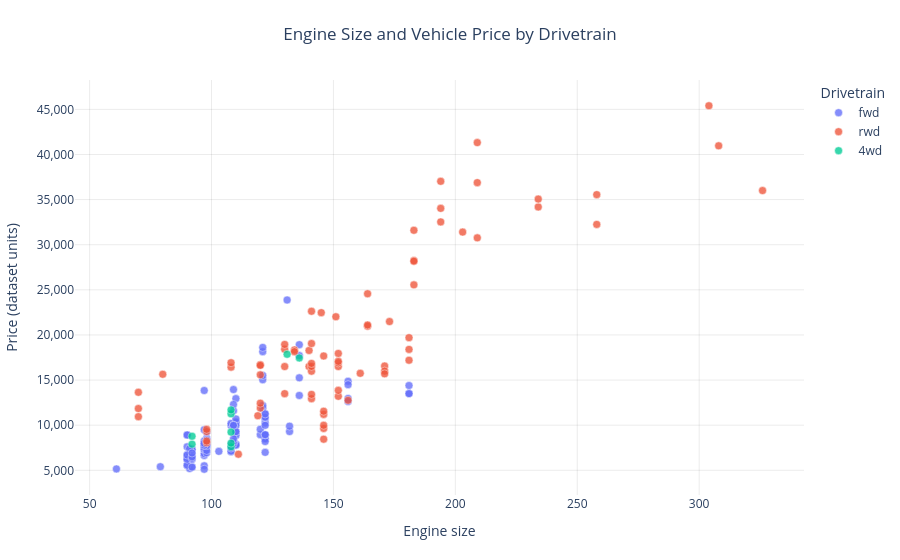

Notebook code cell kept with this figure:
### Markdown cell above
## Engine Size, Price and Drive-Wheel Type

The previous analysis identified a positive relationship between engine size and vehicle price. This plot extends the analysis by distinguishing vehicles according to drive-wheel type.

Colouring the points by drivetrain helps explore whether the relationship between engine size and price varies across vehicle groups. Differences between groups should be interpreted cautiously because other characteristics, such as horsepower, vehicle weight, and brand, may also contribute to price differences.

### Code cell
# Explore engine size and price by drivetrain with clear labels and subtle gridlines
fig = px.scatter(
    df, x="enginesize", y="price", color="drivewheel",
    hover_data=["car_model", "horsepower", "curbweight"],
    title="Engine Size and Vehicle Price by Drivetrain",
    labels={
        "enginesize": "Engine size", "price": "Price (dataset units)",
        "drivewheel": "Drivetrain", "car_model": "Car model",
        "horsepower": "Horsepower", "curbweight": "Curb weight"
    },
    category_orders={"drivewheel": ["fwd", "rwd", "4wd"]},
    opacity=0.78
)
fig.update_traces(marker={"size": 8, "line": {"width": 0.5, "color": "white"}})
fig.update_layout(
    template="plotly_white", title={"x": 0.5},
    xaxis_title="Engine size", yaxis_title="Price (dataset units)",
    yaxis_tickformat=",.0f", legend_title="Drivetrain",
    font={"size": 12}, margin={"l": 75, "r": 30, "t": 80, "b": 65}
)
fig.update_xaxes(showgrid=True, gridcolor="rgba(0,0,0,0.08)")
fig.update_yaxes(showgrid=True, gridcolor="rgba(0,0,0,0.08)")
fig.show()

### Figure 1 — Plotly figure (JSON) as saved in the notebook; plotly's stock layout.template omitted (floating-point values rounded to 4 significant figures; data arrays with more than 128 entries replaced by an {"elided": "..."} marker saying what was removed)
{"data": [{"customdata": {"elided": "120x3 mixed values"}, "hovertemplate": "Drivetrain=fwd<br>Engine size=%{x}<br>Price (dataset units)=%{y}<br>Car model=%{customdata[0]}<br>Horsepower=%{customdata[1]}<br>Curb weight=%{customdata[2]}<extra></extra>", "legendgroup": "fwd", "marker": {"color": "#636efa", "line": {"color": "white", "width": 0.5}, "opacity": 0.78, "size": 8, "symbol": "circle"}, "mode": "markers", "name": "fwd", "orientation": "v", "showlegend": true, "type": "scatter", "x": [109, 136, 136, 136, 131, 61, 90, 90, 90, 90, 98, 90, 90, 90, 98, 122, 156, 92, 92, 79, 92, 92, 92, 92, 110, 110, 110, 110, 110, 110, 90, 90, 91, 91, 91, 91, 91, 122, 122, 122, 122, 122, 122, 92, 92, 92, 98, 110, 122, 156, 156, 156, 122, 122, 110, 110, 97, 103, 97, 97, 97, 97, 97, 97, 97, 97, 120, 120, 181, 181, 181, 90, 98, 90, 90, 98, 122, 132, 132, 121, 121, 121, 121, 121, 121, 97, 108, 108, 108, 108, 108, 108, 92, 92, 92, 92, 98, 98, 110, 110, 98, 98, 98, 122, 110, 122, 122, 122, 97, 109, 97, 109, 109, 97, 109, 109, 109, 136, 97, 109], "xaxis": "x", "y": [13950, 15250, 17710, 18920, 23875, 5151, 6295, 6575, 5572, 6377, 7957, 6229, 6692, 7609, 8558, 8921, 12964, 6479, 6855, 5399, 6529, 7129, 7295, 7295, 7895, 9095, 8845, 10295, 12945, 10345, 8916.0, 8916.0, 5195, 6095, 6795, 6695, 7395, 8845, 8495, 10595, 10245, 10795, 11245, 5389, 6189, 6669, 7689, 9959, 8499, 12629, 14869, 14489, 6989, 8189, 9279, 9279, 5499, 7099, 6649, 6849, 7349, 7299, 7799, 7499, 7999, 8249, 8949, 9549, 13499, 14399, 13499, 5572, 7957, 6229, 6692, 7609, 8921, 9295, 9895, 11850, 12170, 15040, 15510, 18150, 18620, 5118, 7053, 7126, 7775, 9960, 7463, 10198, 5348, 6338, 6488, 6918, 6938, 7198, 7898, 7788, 7738, 8358, 9258, 8948, 10698, 9988, 10898, 11248, 7775, 7975, 7995, 8195, 8495, 9495, 9995, 11595, 9980, 13295, 13845, 12290], "yaxis": "y"}, {"customdata": {"elided": "76x3 mixed values"}, "hovertemplate": "Drivetrain=rwd<br>Engine size=%{x}<br>Price (dataset units)=%{y}<br>Car model=%{customdata[0]}<br>Horsepower=%{customdata[1]}<br>Curb weight=%{customdata[2]}<extra></extra>", "legendgroup": "rwd", "marker": {"color": "#EF553B", "line": {"color": "white", "width": 0.5}, "opacity": 0.78, "size": 8, "symbol": "circle"}, "mode": "markers", "name": "rwd", "orientation": "v", "showlegend": true, "type": "scatter", "x": [130, 130, 152, 108, 108, 164, 164, 164, 209, 209, 209, 111, 119, 258, 258, 326, 70, 70, 70, 80, 140, 134, 183, 183, 183, 183, 234, 234, 308, 304, 140, 181, 181, 181, 120, 152, 120, 152, 120, 152, 120, 152, 120, 152, 134, 156, 151, 194, 194, 194, 203, 98, 98, 98, 98, 146, 146, 146, 146, 146, 146, 171, 171, 171, 161, 141, 141, 141, 141, 130, 130, 141, 141, 173, 145, 141], "xaxis": "x", "y": [13495, 16500, 16500, 16430, 16925, 20970, 21105, 24565, 30760, 41315, 36880, 6785, 11048, 32250, 35550, 36000, 10945, 11845, 13645, 15645, 18280, 18344, 25552, 28248, 28176, 31600, 34184, 35056, 40960, 45400, 16503, 17199, 19699, 18399, 11900, 13200, 12440, 13860, 15580, 16900, 16695, 17075, 16630, 17950, 18150, 12764, 22018, 32528, 34028, 37028, 31400.0, 8058, 8238, 9298, 9538, 8449, 9639, 9989, 11199, 11549, 17669, 16558, 15998, 15690, 15750, 12940, 13415, 15985, 16515, 18420, 18950, 16845, 19045, 21485, 22470, 22625], "yaxis": "y"}, {"customdata": [["100ls", 115, 2824], ["5000s", 160, 3053], ["dl", 73, 2240], ["r1", 82, 2385], ["r2", 111, 2510], ["dl", 82, 2420], ["dl", 111, 2650], ["corolla 1600 (sw)", 62, 2290], ["carina", 62, 3110]], "hovertemplate": "Drivetrain=4wd<br>Engine size=%{x}<br>Price (dataset units)=%{y}<br>Car model=%{customdata[0]}<br>Horsepower=%{customdata[1]}<br>Curb weight=%{customdata[2]}<extra></extra>", "legendgroup": "4wd", "marker": {"color": "#00cc96", "line": {"color": "white", "width": 0.5}, "opacity": 0.78, "size": 8, "symbol": "circle"}, "mode": "markers", "name": "4wd", "orientation": "v", "showlegend": true, "type": "scatter", "x": [136, 131, 108, 108, 108, 108, 108, 92, 92], "xaxis": "x", "y": [17450, 17860.0, 7603, 9233, 11259, 8013, 11694, 7898, 8778], "yaxis": "y"}], "layout": {"font": {"size": 12}, "legend": {"title": {"text": "Drivetrain"}, "tracegroupgap": 0}, "margin": {"b": 65, "l": 75, "r": 30, "t": 80}, "title": {"text": "Engine Size and Vehicle Price by Drivetrain", "x": 0.5}, "xaxis": {"anchor": "y", "domain": [0, 1], "gridcolor": "rgba(0,0,0,0.08)", "showgrid": true, "title": {"text": "Engine size"}}, "yaxis": {"anchor": "x", "domain": [0, 1], "gridcolor": "rgba(0,0,0,0.08)", "showgrid": true, "tickformat": ",.0f", "title": {"text": "Price (dataset units)"}}}}
